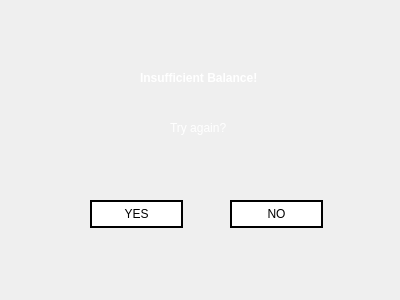
<?xml version="1.0" encoding="UTF-8"?>
<ui version="4.0">
 <class>Atm_Withdraw_Error_Insuff</class>
 <widget class="QWidget" name="Atm_Withdraw_Error_Insuff">
  <property name="geometry">
   <rect>
    <x>0</x>
    <y>0</y>
    <width>400</width>
    <height>300</height>
   </rect>
  </property>
  <property name="windowTitle">
   <string>WITHDRAW ERROR</string>
  </property>
  <property name="styleSheet">
   <string notr="true">QPushButton{
background: transparent;
background-color: white;
border: 2px solid black;
}

QPushButton:hover{
background-color: rgb(30, 30, 30);
color: white;
}

QPushButton:pressed
{
font: bold;
}

</string>
  </property>
  <widget class="QLabel" name="label">
   <property name="geometry">
    <rect>
     <x>140</x>
     <y>70</y>
     <width>171</width>
     <height>16</height>
    </rect>
   </property>
   <property name="text">
    <string>&lt;html&gt;&lt;head/&gt;&lt;body&gt;&lt;p&gt;&lt;span style=&quot; font-weight:600; color:#ffffff;&quot;&gt;Insufficient Balance!&lt;/span&gt;&lt;/p&gt;&lt;/body&gt;&lt;/html&gt;</string>
   </property>
  </widget>
  <widget class="QLabel" name="label_2">
   <property name="geometry">
    <rect>
     <x>170</x>
     <y>120</y>
     <width>71</width>
     <height>16</height>
    </rect>
   </property>
   <property name="text">
    <string>&lt;html&gt;&lt;head/&gt;&lt;body&gt;&lt;p&gt;&lt;span style=&quot; color:#ffffff;&quot;&gt;Try again?&lt;/span&gt;&lt;/p&gt;&lt;/body&gt;&lt;/html&gt;</string>
   </property>
  </widget>
  <widget class="QPushButton" name="no">
   <property name="geometry">
    <rect>
     <x>230</x>
     <y>200</y>
     <width>93</width>
     <height>28</height>
    </rect>
   </property>
   <property name="text">
    <string>NO</string>
   </property>
  </widget>
  <widget class="QPushButton" name="yes">
   <property name="geometry">
    <rect>
     <x>90</x>
     <y>200</y>
     <width>93</width>
     <height>28</height>
    </rect>
   </property>
   <property name="text">
    <string>YES</string>
   </property>
  </widget>
  <widget class="QLabel" name="label_3">
   <property name="geometry">
    <rect>
     <x>0</x>
     <y>0</y>
     <width>411</width>
     <height>331</height>
    </rect>
   </property>
   <property name="styleSheet">
    <string notr="true">background-image: url(:/images/sbg1err.png);</string>
   </property>
   <property name="text">
    <string/>
   </property>
  </widget>
  <zorder>label_3</zorder>
  <zorder>label</zorder>
  <zorder>label_2</zorder>
  <zorder>no</zorder>
  <zorder>yes</zorder>
 </widget>
 <resources>
  <include location="resource.qrc"/>
 </resources>
 <connections/>
</ui>
